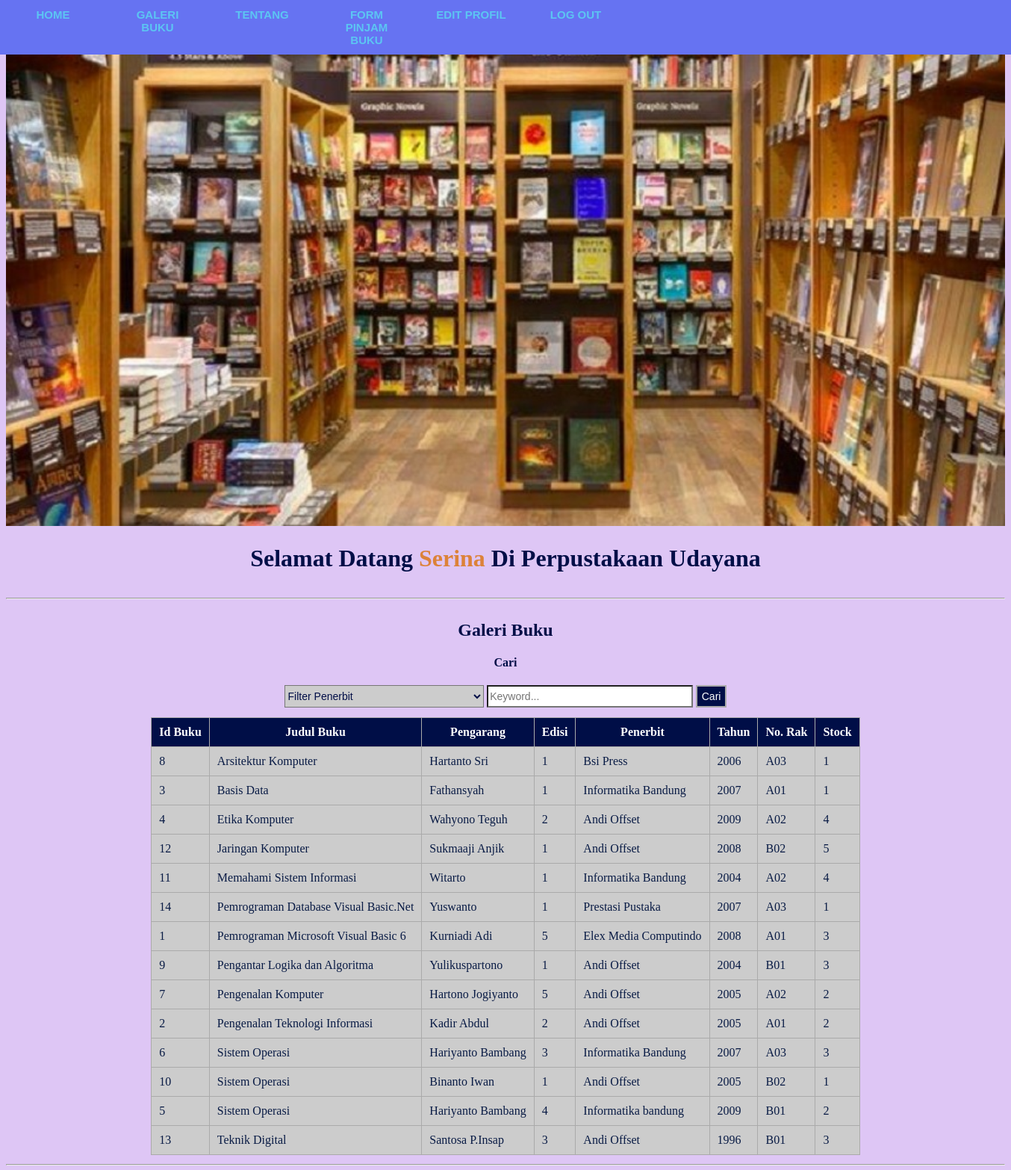
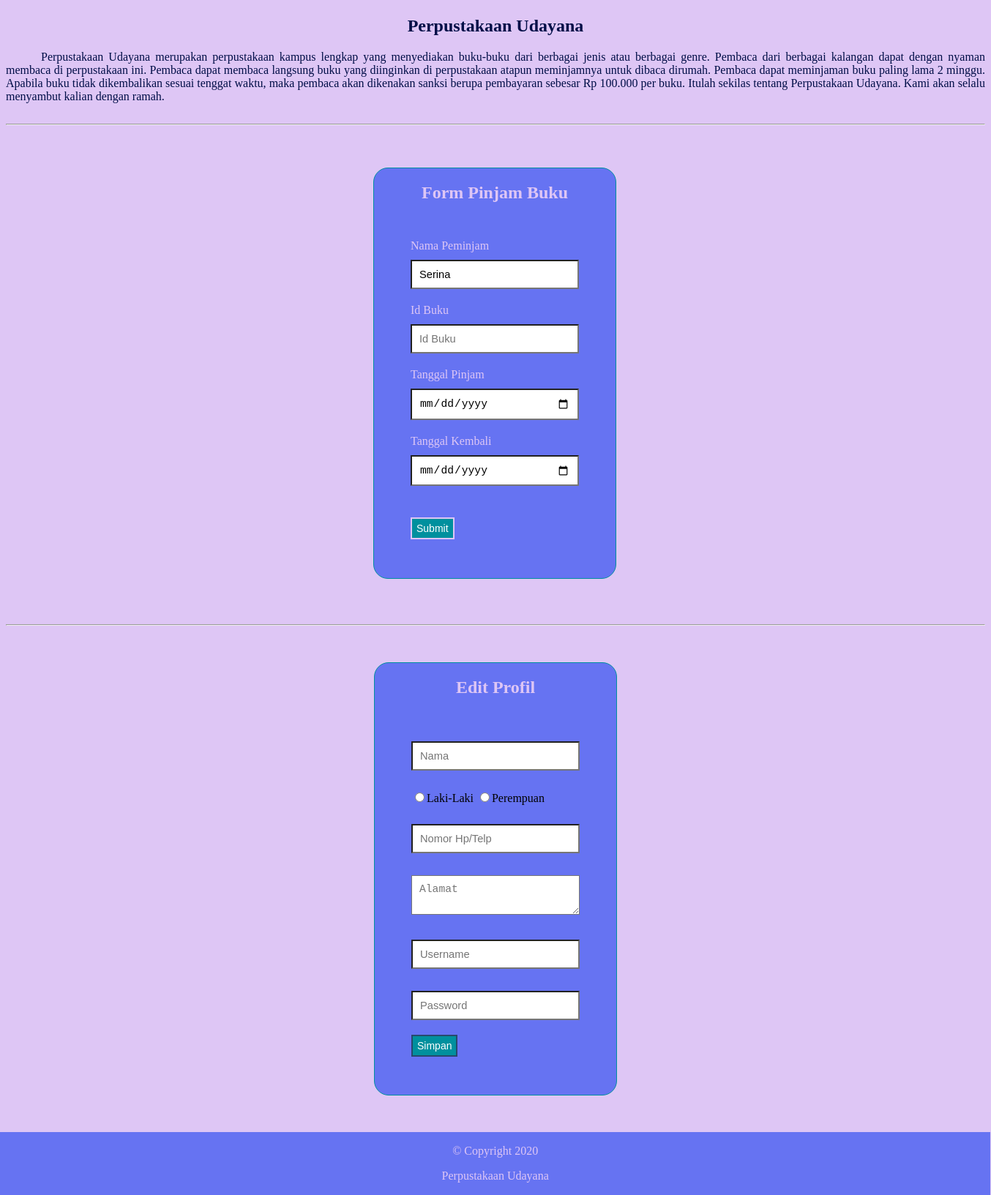
Screenshot of /index.php?order=judul_buku&&sort=ASC (signed in) with the database file from the repository (2 pictures, top to bottom).
### tables this page shows
CREATE TABLE `buku` (
  `id_buku` int(11) NOT NULL,
  `judul_buku` varchar(50) NOT NULL,
  `pengarang_buku` varchar(30) NOT NULL,
  `edisi_buku` varchar(5) NOT NULL,
  `penerbit` varchar(30) NOT NULL,
  `tahun_terbit` int(5) NOT NULL,
  `no_rak` varchar(5) NOT NULL,
  `stock_buku` int(3) NOT NULL
);

### index.php (the view, shortened to what this page needs)
<!DOCTYPE html>
<html>
<head>
	<link rel="stylesheet" type="text/css" href="CSS/index.css">
</head>
<body>
	<nav class="navigasi">
        <ul>
            <li><a href="#section1">Home</a></li>
            <li><a href="#section2">Galeri Buku</a></li>
            <li><a href="#section3">Tentang</a></li>
            <li><a href="#section4">Form Pinjam Buku</a></li>
            <li><a href="#section5">Edit Profil</a></li>
            <li><a href="logout.php">Log Out</a></li>
        </ul>
    </nav>
    <div id="section1">
        <img src="Gambar/gedung_perpustakaan.jpg">
        <h1>Selamat Datang <b style="color: #DC8239;"><?php echo $_SESSION['username'];?></b> Di Perpustakaan Udayana</h1>
    </div>
    <hr>
    <div id="section2">
        <h2>Galeri Buku</h2>
        <?php
            $s_penerbit="";
            $s_keyword="";
            $sort = 'ASC';
            $newsort = 'ASC';
            if (isset($_GET['order'])) {
                $order = $_GET['order'];
                $sort = $_GET['sort'];
                if ($sort == 'DESC') {
                    $newsort = 'ASC';
                }
                else{
                    $newsort = 'DESC';
                }
            }else{
                $order = 'id_buku';
            }
        ?>
        <form method="GET" action="" align="center">
        <h4>Cari</h4>
        <select name="s_penerbit" id="s_penerbit">
            <option value="">Filter Penerbit</option>
        </select>
        <input type="text" name="s_keyword" placeholder="Keyword..." id="s_keyword" value="<?php echo $s_keyword; ?>">
        <button id="search" name="search">Cari</button>
    </form>
    <table align="center" cellpadding="20">
        <thead>
            <tr>
                <th>Id Buku</th>
                <th><a href="?order=judul_buku&&sort=<?php echo $newsort; ?>">Judul Buku</a></th>
                <th><a href="?order=pengarang_buku&&sort=<?php echo $newsort; ?>">Pengarang</a></th>
                <th><a href="?order=edisi_buku&&sort=<?php echo $newsort; ?>">Edisi</a></th>
                <th><a href="?order=penerbit&&sort=<?php echo $newsort; ?>">Penerbit</a></th>
                <th><a href="?order=tahun_terbit&&sort=<?php echo $newsort; ?>">Tahun</a></th>
                <th><a href="?order=no_rak&&sort=<?php echo $newsort; ?>">No. Rak</a></th>
                <th><a href="?order=stock_buku&&sort=<?php echo $newsort; ?>">Stock</a></th>
            </tr>
        </thead>
        <tbody>
            <?php
                include "koneksi.php";
                $search_penerbit = '%'.$s_penerbit.'%';
                $search_keyword = '%'.$s_keyword.'%';
                $query = "SELECT * FROM buku WHERE penerbit LIKE ? AND (judul_buku LIKE ? OR pengarang_buku LIKE ? OR edisi_buku LIKE ? OR tahun_terbit LIKE ? OR no_rak LIKE ? OR stock_buku LIKE ?) ORDER BY $order $sort";
                $buku1 = mysqli_prepare($conn, $query) or die(mysqli_error($conn));
                mysqli_stmt_bind_param($buku1, "sssssss", $search_penerbit, $search_keyword, $search_keyword, $search_keyword, $search_keyword, $search_keyword, $search_keyword);
                mysqli_stmt_execute($buku1);
                $hasil = mysqli_stmt_get_result($buku1);
                if (mysqli_num_rows($hasil) > 0) {
                    while ($rows = mysqli_fetch_assoc($hasil)) {
                        $id_buku = $rows['id_buku'];
                        $judul_buku = $rows['judul_buku'];
                        $pengarang_buku = $rows['pengarang_buku'];
                        $edisi_buku = $rows['edisi_buku'];
                        $penerbit = $rows['penerbit'];
                        $tahun_terbit = $rows['tahun_terbit'];
                        $no_rak = $rows['no_rak'];
                        $stock_buku = $rows['stock_buku'];
            ?>
                <tr>
                    <td><?php echo $id_buku; ?></td>
                    <td><?php echo $judul_buku; ?></td>
                    <td><?php echo $pengarang_buku; ?></td>
                    <td><?php echo $edisi_buku; ?></td>
                    <td><?php echo $penerbit; ?></td>
                    <td><?php echo $tahun_terbit; ?></td>
                    <td><?php echo $no_rak; ?></td>
                    <td><?php echo $stock_buku; ?></td>
                </tr>
                <?php } } else { ?>
                <tr>
                    <td colspan="9" align="center">Tidak Ada Data Ditemukan</td>
                </tr>
                <?php } ?>
        </tbody>
    </table>
    </div>
    <hr>
    <div id="section3">
        <h2>Perpustakaan Udayana</h2>
        <p> Perpustakaan Udayana merupakan perpustakaan kampus lengkap yang menyediakan buku-buku dari berbagai jenis atau berbagai genre. Pembaca dari berbagai kalangan dapat dengan nyaman membaca di perpustakaan ini. Pembaca dapat membaca langsung buku yang diinginkan di perpustakaan atapun meminjamnya untuk dibaca dirumah. Pembaca dapat meminjaman buku paling lama 2 minggu. Apabila buku tidak dikembalikan sesuai tenggat waktu, maka pembaca akan dikenakan sanksi berupa pembayaran sebesar Rp 100.000 per buku. Itulah sekilas tentang Perpustakaan Udayana. Kami akan selalu menyambut kalian dengan ramah.</p>
    </div>
    <hr>
    <div id="section4">
       <h2 align="center">Form Pinjam Buku</h2>
       <form method="POST" action="pinjam.php">
            <label>Nama Peminjam</label><br>
            <input type="text" id="nama_pinjam" name="nama_pinjam" value="<?php echo $_SESSION['username'];?>"><br>
            <label>Id Buku</label><br>
            <input type="text" id="id_buku" name="id_buku" placeholder="Id Buku"></td><br>
            <label>Tanggal Pinjam</label><br>
            <input type="date" id="tgl_pinjam" name="tgl_pinjam"></td><br>
            <label>Tanggal Kembali</label><br>
            <input type="date" id="tgl_kembali" name="tgl_kembali"></td><br>
            <input type="submit" id="pinjam" name="pinjam" value="Submit"></td><br>
       </form>
    </div>
    <hr>
    <div id="section5">
        <h2>Edit Profil</h2>
        <form method="POST" action="edit_profil.php">
            <input type="text" name="nama" placeholder="Nama">
            <input type="radio" name="jk" value="Laki-Laki">Laki-Laki
            <input type="radio" name="jk" value="Perempuan">Perempuan
            <input type="text" name="no_hp" placeholder="Nomor Hp/Telp"></td>
            <textarea name="alamat" placeholder="Alamat"></textarea></td>
            <input type="text" name="user" placeholder="Username"></td>
            <input type="password" name="pass" placeholder="Password"></td>
            <input type="submit" name="simpan" value="Simpan"></td>
        </form>
    </div>
    <footer>
        <p>&copy Copyright 2020</p>
        <p>Perpustakaan Udayana</p>
    </footer>
</body>
</html>

### CSS/index.css (style rules this page uses)
* { background-color: #dec6f5; scroll-behavior: smooth; }
.navigasi ul { border: 1px solid #6673f2; padding: 0; margin: 0; list-style: none; font-family: Arial, Helvetica, sans-serif; font-size: 15px; font-weight: bold; width: 100%; background-color: #6673f2; overflow: hidden; position: fixed; top: 0; left: 0; }
.navigasi li { float: left; }
.navigasi li a { display: block; color: #5cc5f2; text-align: center; padding: 10px 20px; text-decoration: none; text-transform: uppercase; font-weight: bold; width: 100px; background-color: #6673f2; }
#section1, #section2, #section3, #section4 { display: inline-block; width: 100%; overflow: hidden; }
#section1 img { width: 100%; }
#section1 h1 { text-align: center; color: #000e47; }
#section2 table { border-collapse: collapse; }
#section2 h2, h4 { text-align: center; color: #000e47; }
#section2 th { background-color: #000e47; border: 1px solid #aaaaaa; text-align:left; color:#ffffff; padding: 10px; text-align: center; }
#section2 th a { background-color: #000e47; text-decoration: none; color: #ffffff; }
#section2 td { background-color: #cccccc; border: 1px solid #aaaaaa; padding: 10px; color: #091b45; }
#section2 form { text-align: center; }
#section2 form select { width: 20%; height: 30px; font-size: 14px; margin-bottom: 1%; cursor: pointer; background-color: #cccccc; color: #000e47; }
#section2 form input[type=text] { width: 20%; height: 24px; font-size: 14px; margin-bottom: 1%; background-color: white; }
#section2 form button { width: auto; height: 30px; font-size: 14px; margin-bottom: 1%; background-color: #000e47; color:#ffffff; border: 2px solid #aaaaaa; cursor: pointer; }
#section3 { color: #000e47; }
#section3 h2 { text-align: center; }
#section3 p { text-align: justify; text-indent: 0.5in; }
#section4 { border: 1px solid #00909e; height: auto; width: 330px; margin: 50px 502px; background-color: #6673f2; border-radius: 20px; }
#section4 form { margin: 50px 50px; background-color: #6673f2; }
#section4 label { font-size: 16px; color: #dec6f5; background-color: #6673f2; }
#section4 h2 { text-align: center; color: #dec6f5; background-color: #6673f2; }
#section4 form input[type=text] { box-sizing : border-box; width: 100%; padding: 10px; font-size: 11pt; margin-top: 10px; margin-bottom: 20px; background-color: white; }
#section4 form input[type=submit] { width: auto; height: 30px; font-size: 14px; margin-bottom: 1%; background-color: #00909e; color:#ffffff; border: 2px solid #dec6f5; cursor: pointer; margin-top: 10%; }
#section4 input[type=date] { box-sizing : border-box; width: 100%; padding: 10px; font-size: 11pt; margin-top: 10px; margin-bottom: 20px; background-color: white; }
#section5 { border: 1px solid #00909e; height: auto; width: 330px; margin: 50px auto; background-color: #6673f2; border-radius: 20px; }
#section5 h2 { text-align: center; color: #dec6f5; background-color: #6673f2; }
#section5 form { margin: 50px 50px; background-color: #6673f2; }
#section5 form input[type=text] { box-sizing : border-box; width: 100%; padding: 10px; font-size: 11pt; margin-top: 10px; margin-bottom: 20px; background-color: white; }
#section5 form input[type=password] { box-sizing : border-box; width: 100%; padding: 10px; font-size: 11pt; margin-top: 10px; margin-bottom: 20px; background-color: white; }
#section5 form input[type=submit] { width: auto; height: 30px; font-size: 14px; margin-bottom: 1%; background-color: #00909e; color:#ffffff; border: 2px solid #27496d; cursor: pointer; }
#section5 form textarea { box-sizing : border-box; width: 100%; padding: 10px; font-size: 11pt; margin-top: 10px; margin-bottom: 20px; background-color: white; }
#section5 form input[type=radio] { margin-top: 10px; margin-bottom: 20px; color: white; }
footer { border: 1px solid #6673f2; width: 101%; height: 100%; background-color: #6673f2; position: relative; bottom: 0; left: 0; right: 0; margin-left: -8px; margin-bottom: -8px; }
footer p { text-align: center; background-color: #6673f2; color: #dec6f5; }

### rows the page displays
buku: id_buku "8", judul_buku "Arsitektur Komputer", pengarang_buku "Hartanto Sri", edisi_buku "1", penerbit "Bsi Press", tahun_terbit "2006", no_rak "A03", stock_buku "1"
buku: id_buku "3", judul_buku "Basis Data", pengarang_buku "Fathansyah", edisi_buku "1", penerbit "Informatika Bandung", tahun_terbit "2007", no_rak "A01", stock_buku "1"
buku: id_buku "4", judul_buku "Etika Komputer", pengarang_buku "Wahyono Teguh", edisi_buku "2", penerbit "Andi Offset", tahun_terbit "2009", no_rak "A02", stock_buku "4"
buku: id_buku "12", judul_buku "Jaringan Komputer", pengarang_buku "Sukmaaji Anjik", edisi_buku "1", penerbit "Andi Offset", tahun_terbit "2008", no_rak "B02", stock_buku "5"
buku: id_buku "11", judul_buku "Memahami Sistem Informasi", pengarang_buku "Witarto", edisi_buku "1", penerbit "Informatika Bandung", tahun_terbit "2004", no_rak "A02", stock_buku "4"
buku: id_buku "14", judul_buku "Pemrograman Database Visual Basic.Net", pengarang_buku "Yuswanto", edisi_buku "1", penerbit "Prestasi Pustaka", tahun_terbit "2007", no_rak "A03", stock_buku "1"
buku: id_buku "1", judul_buku "Pemrograman Microsoft Visual Basic 6", pengarang_buku "Kurniadi Adi", edisi_buku "5", penerbit "Elex Media Computindo", tahun_terbit "2008", no_rak "A01", stock_buku "3"
buku: id_buku "9", judul_buku "Pengantar Logika dan Algoritma", pengarang_buku "Yulikuspartono", edisi_buku "1", penerbit "Andi Offset", tahun_terbit "2004", no_rak "B01", stock_buku "3"
buku: id_buku "7", judul_buku "Pengenalan Komputer", pengarang_buku "Hartono Jogiyanto", edisi_buku "5", penerbit "Andi Offset", tahun_terbit "2005", no_rak "A02", stock_buku "2"
buku: id_buku "2", judul_buku "Pengenalan Teknologi Informasi", pengarang_buku "Kadir Abdul", edisi_buku "2", penerbit "Andi Offset", tahun_terbit "2005", no_rak "A01", stock_buku "2"
buku: id_buku "6", judul_buku "Sistem Operasi", pengarang_buku "Hariyanto Bambang", edisi_buku "3", penerbit "Informatika Bandung", tahun_terbit "2007", no_rak "A03", stock_buku "3"
buku: id_buku "10", judul_buku "Sistem Operasi", pengarang_buku "Binanto Iwan", edisi_buku "1", penerbit "Andi Offset", tahun_terbit "2005", no_rak "B02", stock_buku "1"
buku: id_buku "5", judul_buku "Sistem Operasi", pengarang_buku "Hariyanto Bambang", edisi_buku "4", penerbit "Informatika bandung", tahun_terbit "2009", no_rak "B01", stock_buku "2"
buku: id_buku "13", judul_buku "Teknik Digital", pengarang_buku "Santosa P.Insap", edisi_buku "3", penerbit "Andi Offset", tahun_terbit "1996", no_rak "B01", stock_buku "3"

### other values shown
$_SESSION['username'] "Serina"
